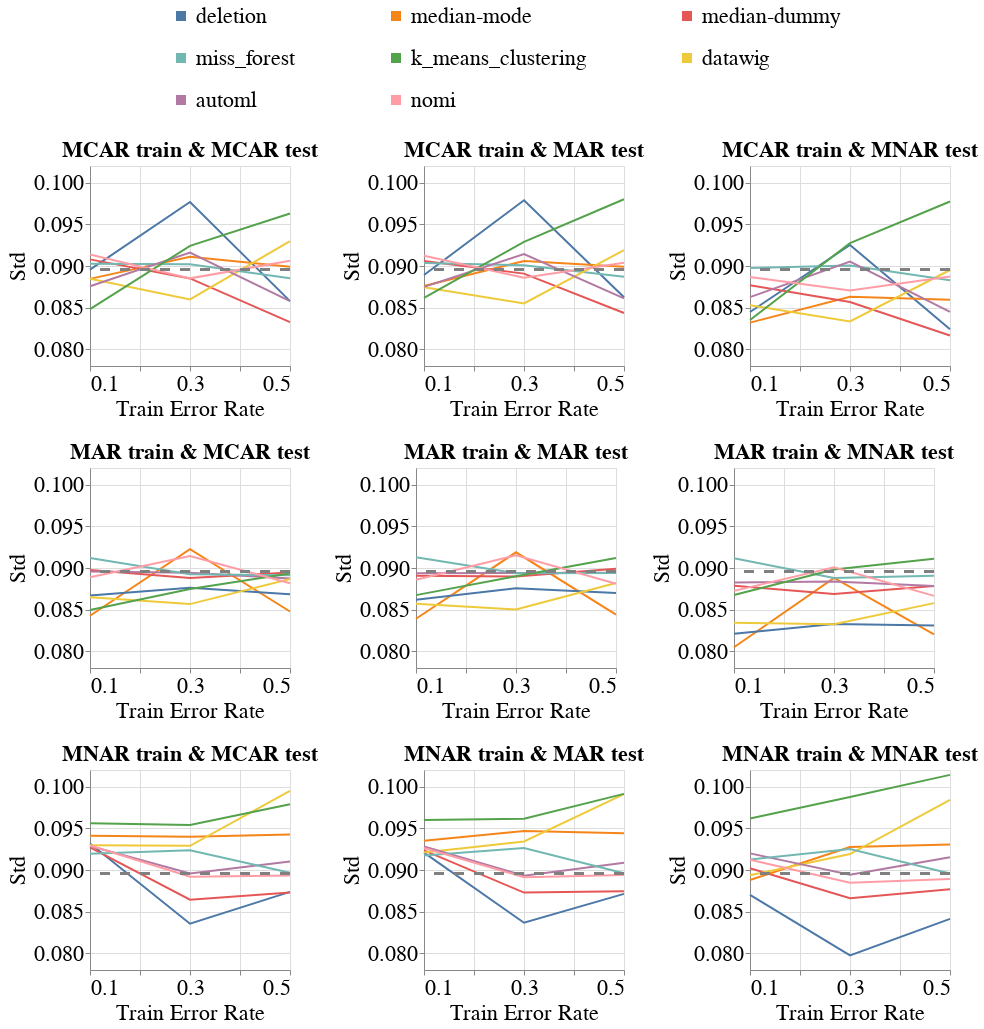

The cell this chart's notebook holds for it:
### Code cell
create_exp2_line_bands_for_diff_imputers(dataset_name=DATASET_NAME,
                                         model_name='rf_clf',
                                         metric_name='Std',
                                         db_client=db_client,
                                         with_band=False)

### Figure 1 — Vega-Lite specification as saved in the notebook (floating-point values rounded to 4 significant figures; data arrays with more than 128 entries replaced by an {"elided": "..."} marker saying what was removed)
{"config": {"view": {"continuousWidth": 400, "continuousHeight": 300}, "axis": {"labelFontSize": 22, "labelFontWeight": "normal", "titleFontSize": 22, "titleFontWeight": "normal"}, "legend": {"columns": 3, "direction": "horizontal", "labelFontSize": 22, "labelLimit": 400, "orient": "top", "symbolOffset": 80, "symbolStrokeWidth": 10, "titleAnchor": "middle", "titleFontSize": 22, "titleLimit": 300}, "title": {"fontSize": 22}}, "vconcat": [{"hconcat": [{"layer": [{"data": {"name": "data-953b78a9c8d5771bc30868910bbbad7e"}, "mark": "line", "encoding": {"color": {"field": "Null_Imputer_Name", "sort": ["deletion", "median-mode", "median-dummy", "miss_forest", "k_means_clustering", "datawig", "automl", "boost_clean"], "title": null, "type": "nominal"}, "x": {"axis": {"labelExpr": "(datum.value == 0.1) || (datum.value == 0.3) || (datum.value == 0.5) ? datum.label : ''"}, "field": "Train_Error_Rate", "scale": {"nice": false}, "title": "Train Error Rate", "type": "quantitative"}, "y": {"aggregate": "mean", "field": "Metric_Value", "scale": {"zero": false}, "title": "Std", "type": "quantitative"}}}, {"data": {"name": "data-c13988310fbc5260c8678b0737e21007"}, "mark": {"type": "rule", "strokeDash": [10, 10]}, "encoding": {"color": {"value": "grey"}, "size": {"value": 3}, "y": {"field": "Baseline_Mean", "type": "quantitative"}}}], "height": 200, "title": {"text": "MCAR train & MCAR test", "fontSize": 22}, "width": 200}, {"layer": [{"data": {"name": "data-113bf90dae1d9f38da388f4b9c5b5609"}, "mark": "line", "encoding": {"color": {"field": "Null_Imputer_Name", "sort": ["deletion", "median-mode", "median-dummy", "miss_forest", "k_means_clustering", "datawig", "automl", "boost_clean"], "title": null, "type": "nominal"}, "x": {"axis": {"labelExpr": "(datum.value == 0.1) || (datum.value == 0.3) || (datum.value == 0.5) ? datum.label : ''"}, "field": "Train_Error_Rate", "scale": {"nice": false}, "title": "Train Error Rate", "type": "quantitative"}, "y": {"aggregate": "mean", "field": "Metric_Value", "scale": {"zero": false}, "title": "Std", "type": "quantitative"}}}, {"data": {"name": "data-c13988310fbc5260c8678b0737e21007"}, "mark": {"type": "rule", "strokeDash": [10, 10]}, "encoding": {"color": {"value": "grey"}, "size": {"value": 3}, "y": {"field": "Baseline_Mean", "type": "quantitative"}}}], "height": 200, "title": {"text": "MCAR train & MAR test", "fontSize": 22}, "width": 200}, {"layer": [{"data": {"name": "data-485b61b3f8b9f6603443d14e59065db8"}, "mark": "line", "encoding": {"color": {"field": "Null_Imputer_Name", "sort": ["deletion", "median-mode", "median-dummy", "miss_forest", "k_means_clustering", "datawig", "automl", "boost_clean"], "title": null, "type": "nominal"}, "x": {"axis": {"labelExpr": "(datum.value == 0.1) || (datum.value == 0.3) || (datum.value == 0.5) ? datum.label : ''"}, "field": "Train_Error_Rate", "scale": {"nice": false}, "title": "Train Error Rate", "type": "quantitative"}, "y": {"aggregate": "mean", "field": "Metric_Value", "scale": {"zero": false}, "title": "Std", "type": "quantitative"}}}, {"data": {"name": "data-c13988310fbc5260c8678b0737e21007"}, "mark": {"type": "rule", "strokeDash": [10, 10]}, "encoding": {"color": {"value": "grey"}, "size": {"value": 3}, "y": {"field": "Baseline_Mean", "type": "quantitative"}}}], "height": 200, "title": {"text": "MCAR train & MNAR test", "fontSize": 22}, "width": 200}], "resolve": {"scale": {"y": "shared"}}}, {"hconcat": [{"layer": [{"data": {"name": "data-2d97a081ef2b33303d2304dc024f2328"}, "mark": "line", "encoding": {"color": {"field": "Null_Imputer_Name", "sort": ["deletion", "median-mode", "median-dummy", "miss_forest", "k_means_clustering", "datawig", "automl", "boost_clean"], "title": null, "type": "nominal"}, "x": {"axis": {"labelExpr": "(datum.value == 0.1) || (datum.value == 0.3) || (datum.value == 0.5) ? datum.label : ''"}, "field": "Train_Error_Rate", "scale": {"nice": false}, "title": "Train Error Rate", "type": "quantitative"}, "y": {"aggregate": "mean", "field": "Metric_Value", "scale": {"zero": false}, "title": "Std", "type": "quantitative"}}}, {"data": {"name": "data-c13988310fbc5260c8678b0737e21007"}, "mark": {"type": "rule", "strokeDash": [10, 10]}, "encoding": {"color": {"value": "grey"}, "size": {"value": 3}, "y": {"field": "Baseline_Mean", "type": "quantitative"}}}], "height": 200, "title": {"text": "MAR train & MCAR test", "fontSize": 22}, "width": 200}, {"layer": [{"data": {"name": "data-5758de2a418f0249c74e852d4982a19a"}, "mark": "line", "encoding": {"color": {"field": "Null_Imputer_Name", "sort": ["deletion", "median-mode", "median-dummy", "miss_forest", "k_means_clustering", "datawig", "automl", "boost_clean"], "title": null, "type": "nominal"}, "x": {"axis": {"labelExpr": "(datum.value == 0.1) || (datum.value == 0.3) || (datum.value == 0.5) ? datum.label : ''"}, "field": "Train_Error_Rate", "scale": {"nice": false}, "title": "Train Error Rate", "type": "quantitative"}, "y": {"aggregate": "mean", "field": "Metric_Value", "scale": {"zero": false}, "title": "Std", "type": "quantitative"}}}, {"data": {"name": "data-c13988310fbc5260c8678b0737e21007"}, "mark": {"type": "rule", "strokeDash": [10, 10]}, "encoding": {"color": {"value": "grey"}, "size": {"value": 3}, "y": {"field": "Baseline_Mean", "type": "quantitative"}}}], "height": 200, "title": {"text": "MAR train & MAR test", "fontSize": 22}, "width": 200}, {"layer": [{"data": {"name": "data-0e1379a401363236ba51c804ca87f04c"}, "mark": "line", "encoding": {"color": {"field": "Null_Imputer_Name", "sort": ["deletion", "median-mode", "median-dummy", "miss_forest", "k_means_clustering", "datawig", "automl", "boost_clean"], "title": null, "type": "nominal"}, "x": {"axis": {"labelExpr": "(datum.value == 0.1) || (datum.value == 0.3) || (datum.value == 0.5) ? datum.label : ''"}, "field": "Train_Error_Rate", "scale": {"nice": false}, "title": "Train Error Rate", "type": "quantitative"}, "y": {"aggregate": "mean", "field": "Metric_Value", "scale": {"zero": false}, "title": "Std", "type": "quantitative"}}}, {"data": {"name": "data-c13988310fbc5260c8678b0737e21007"}, "mark": {"type": "rule", "strokeDash": [10, 10]}, "encoding": {"color": {"value": "grey"}, "size": {"value": 3}, "y": {"field": "Baseline_Mean", "type": "quantitative"}}}], "height": 200, "title": {"text": "MAR train & MNAR test", "fontSize": 22}, "width": 200}], "resolve": {"scale": {"y": "shared"}}}, {"hconcat": [{"layer": [{"data": {"name": "data-c5884c4e6fd1b7ab9752a6398cde553a"}, "mark": "line", "encoding": {"color": {"field": "Null_Imputer_Name", "sort": ["deletion", "median-mode", "median-dummy", "miss_forest", "k_means_clustering", "datawig", "automl", "boost_clean"], "title": null, "type": "nominal"}, "x": {"axis": {"labelExpr": "(datum.value == 0.1) || (datum.value == 0.3) || (datum.value == 0.5) ? datum.label : ''"}, "field": "Train_Error_Rate", "scale": {"nice": false}, "title": "Train Error Rate", "type": "quantitative"}, "y": {"aggregate": "mean", "field": "Metric_Value", "scale": {"zero": false}, "title": "Std", "type": "quantitative"}}}, {"data": {"name": "data-c13988310fbc5260c8678b0737e21007"}, "mark": {"type": "rule", "strokeDash": [10, 10]}, "encoding": {"color": {"value": "grey"}, "size": {"value": 3}, "y": {"field": "Baseline_Mean", "type": "quantitative"}}}], "height": 200, "title": {"text": "MNAR train & MCAR test", "fontSize": 22}, "width": 200}, {"layer": [{"data": {"name": "data-1c32c6b5d38a96e70b3681986f697f60"}, "mark": "line", "encoding": {"color": {"field": "Null_Imputer_Name", "sort": ["deletion", "median-mode", "median-dummy", "miss_forest", "k_means_clustering", "datawig", "automl", "boost_clean"], "title": null, "type": "nominal"}, "x": {"axis": {"labelExpr": "(datum.value == 0.1) || (datum.value == 0.3) || (datum.value == 0.5) ? datum.label : ''"}, "field": "Train_Error_Rate", "scale": {"nice": false}, "title": "Train Error Rate", "type": "quantitative"}, "y": {"aggregate": "mean", "field": "Metric_Value", "scale": {"zero": false}, "title": "Std", "type": "quantitative"}}}, {"data": {"name": "data-c13988310fbc5260c8678b0737e21007"}, "mark": {"type": "rule", "strokeDash": [10, 10]}, "encoding": {"color": {"value": "grey"}, "size": {"value": 3}, "y": {"field": "Baseline_Mean", "type": "quantitative"}}}], "height": 200, "title": {"text": "MNAR train & MAR test", "fontSize": 22}, "width": 200}, {"layer": [{"data": {"name": "data-27f0ff7563f442cdbdd4ed9dba685b7f"}, "mark": "line", "encoding": {"color": {"field": "Null_Imputer_Name", "sort": ["deletion", "median-mode", "median-dummy", "miss_forest", "k_means_clustering", "datawig", "automl", "boost_clean"], "title": null, "type": "nominal"}, "x": {"axis": {"labelExpr": "(datum.value == 0.1) || (datum.value == 0.3) || (datum.value == 0.5) ? datum.label : ''"}, "field": "Train_Error_Rate", "scale": {"nice": false}, "title": "Train Error Rate", "type": "quantitative"}, "y": {"aggregate": "mean", "field": "Metric_Value", "scale": {"zero": false}, "title": "Std", "type": "quantitative"}}}, {"data": {"name": "data-c13988310fbc5260c8678b0737e21007"}, "mark": {"type": "rule", "strokeDash": [10, 10]}, "encoding": {"color": {"value": "grey"}, "size": {"value": 3}, "y": {"field": "Baseline_Mean", "type": "quantitative"}}}], "height": 200, "title": {"text": "MNAR train & MNAR test", "fontSize": 22}, "width": 200}], "resolve": {"scale": {"y": "shared"}}}], "resolve": {"scale": {"y": "shared"}}, "$schema": "https://vega.github.io/schema/vega-lite/v4.17.0.json", "datasets": {"data-953b78a9c8d5771bc30868910bbbad7e": {"elided": "144 records"}, "data-c13988310fbc5260c8678b0737e21007": [{"Baseline_Mean": 0.08958}], "data-113bf90dae1d9f38da388f4b9c5b5609": {"elided": "144 records"}, "data-485b61b3f8b9f6603443d14e59065db8": {"elided": "144 records"}, "data-2d97a081ef2b33303d2304dc024f2328": {"elided": "144 records"}, "data-5758de2a418f0249c74e852d4982a19a": {"elided": "144 records"}, "data-0e1379a401363236ba51c804ca87f04c": {"elided": "144 records"}, "data-c5884c4e6fd1b7ab9752a6398cde553a": {"elided": "144 records"}, "data-1c32c6b5d38a96e70b3681986f697f60": {"elided": "144 records"}, "data-27f0ff7563f442cdbdd4ed9dba685b7f": {"elided": "144 records"}}}
